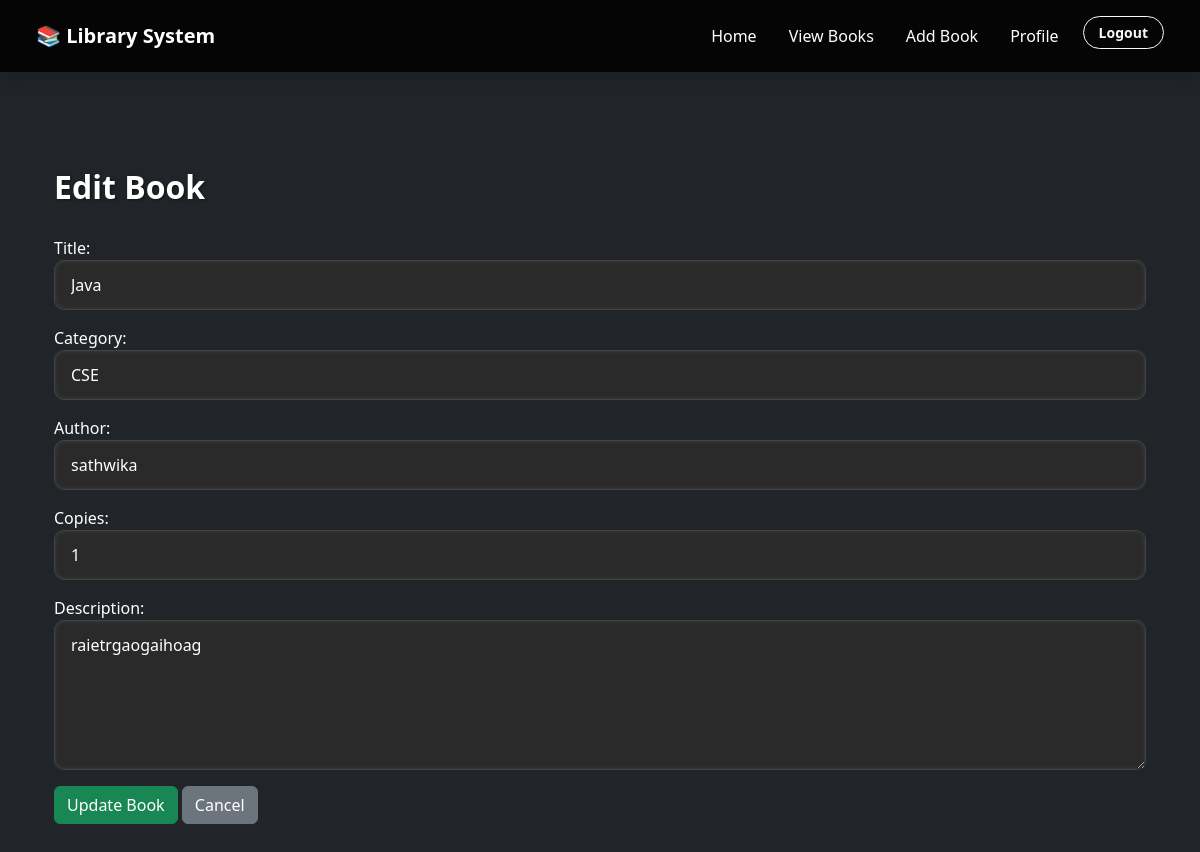
The page /edit-book/3/ (signed in) on the database as committed earlier.
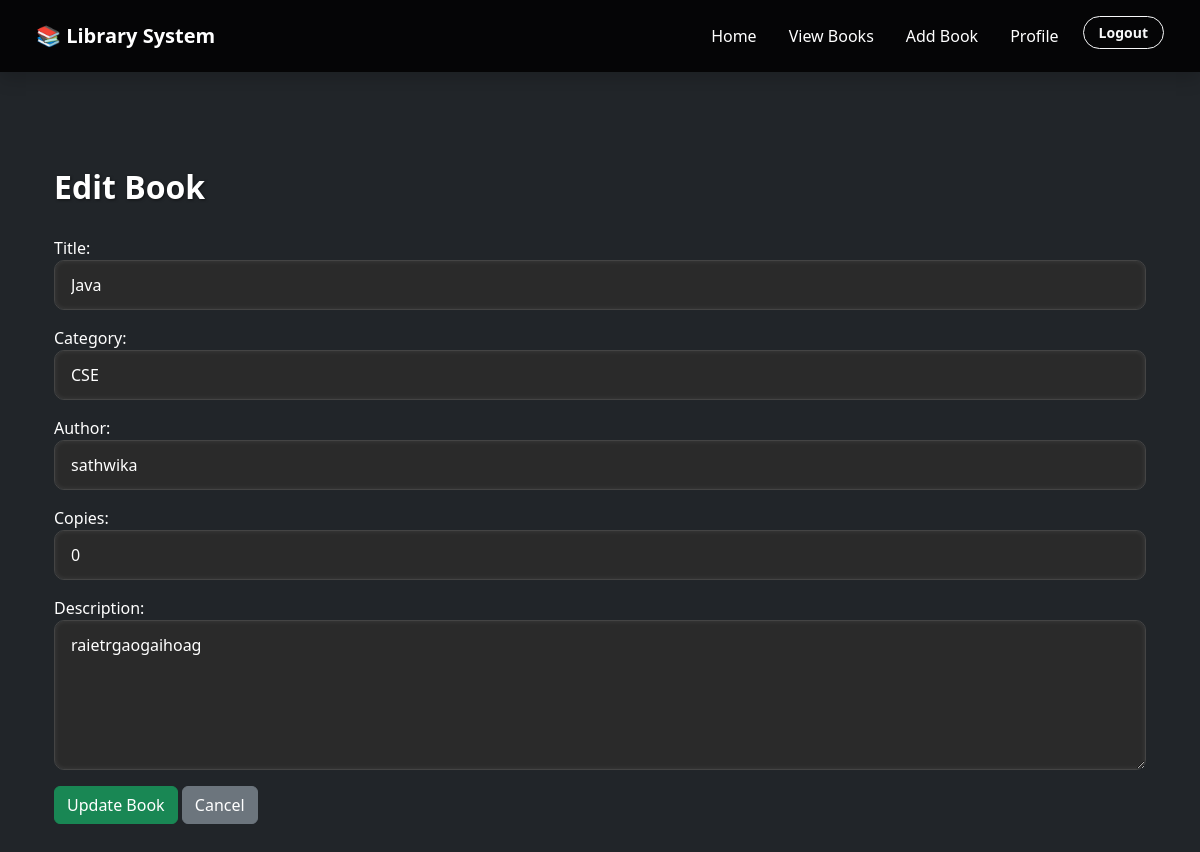
The same page on the database as committed later.
### LibraryApp/models.py (models this page shows, shortened)
class Book(models.Model):
    title = models.CharField(max_length=255)
    category = models.CharField(max_length=100)  # NEW
    author = models.CharField(max_length=255)
    copies = models.PositiveIntegerField(default=1)  # NEW
    description = models.TextField(blank=True, null=True)
    created_at = models.DateTimeField(auto_now_add=True)
    added_by = models.ForeignKey(User, on_delete=models.CASCADE)

### LibraryApp/views.py (the view)
# urls.py: path('edit-book/<int:book_id>/', views.edit_book, name='edit_book'),
@login_required
def edit_book(request, book_id):
    if request.user.profile.user_type != 'admin':
        return HttpResponseForbidden()
    book = Book.objects.get(id=book_id)
    form = BookForm(request.POST or None, instance=book)
    if request.method == 'POST' and form.is_valid():
        form.save()
        messages.success(request, "Book updated successfully!")
        return redirect('view_books')
    return render(request, 'edit_book.html', {'form': form})

### LibraryApp/forms.py
class BookForm(forms.ModelForm):
    class Meta:
        model = Book
        fields = ['title', 'category', 'author', 'copies', 'description']
    def __init__(self, *args, **kwargs):
        super(BookForm, self).__init__(*args, **kwargs)
        for field_name, field in self.fields.items():
            field.widget.attrs['class'] = 'form-control'
            field.widget.attrs['style'] = 'background-color:#2a2a2a; color:white; border:1px solid #444;'
            field.widget.attrs['placeholder'] = f'Enter {field.label.lower()}'
        self.fields['description'].widget.attrs['rows'] = 5
        self.fields['description'].widget.attrs['style'] += ' height:150px; resize: vertical;'

### LibraryApp/templates/edit_book.html (shortened to what this page needs)
{% extends 'base.html' %}
{% block content %}
<div class="container mt-5 text-white">
    <h2>Edit Book</h2>
    <form method="POST">
        {{ form.as_p }}
        <button type="submit" class="btn btn-success">Update Book</button>
        <a href="{% url 'view_books' %}" class="btn btn-secondary">Cancel</a>
    </form>
</div>
{% endblock %}

Rows that differ between the two databases and show on the page:
changed Book "Java": copies "1" → "0"
